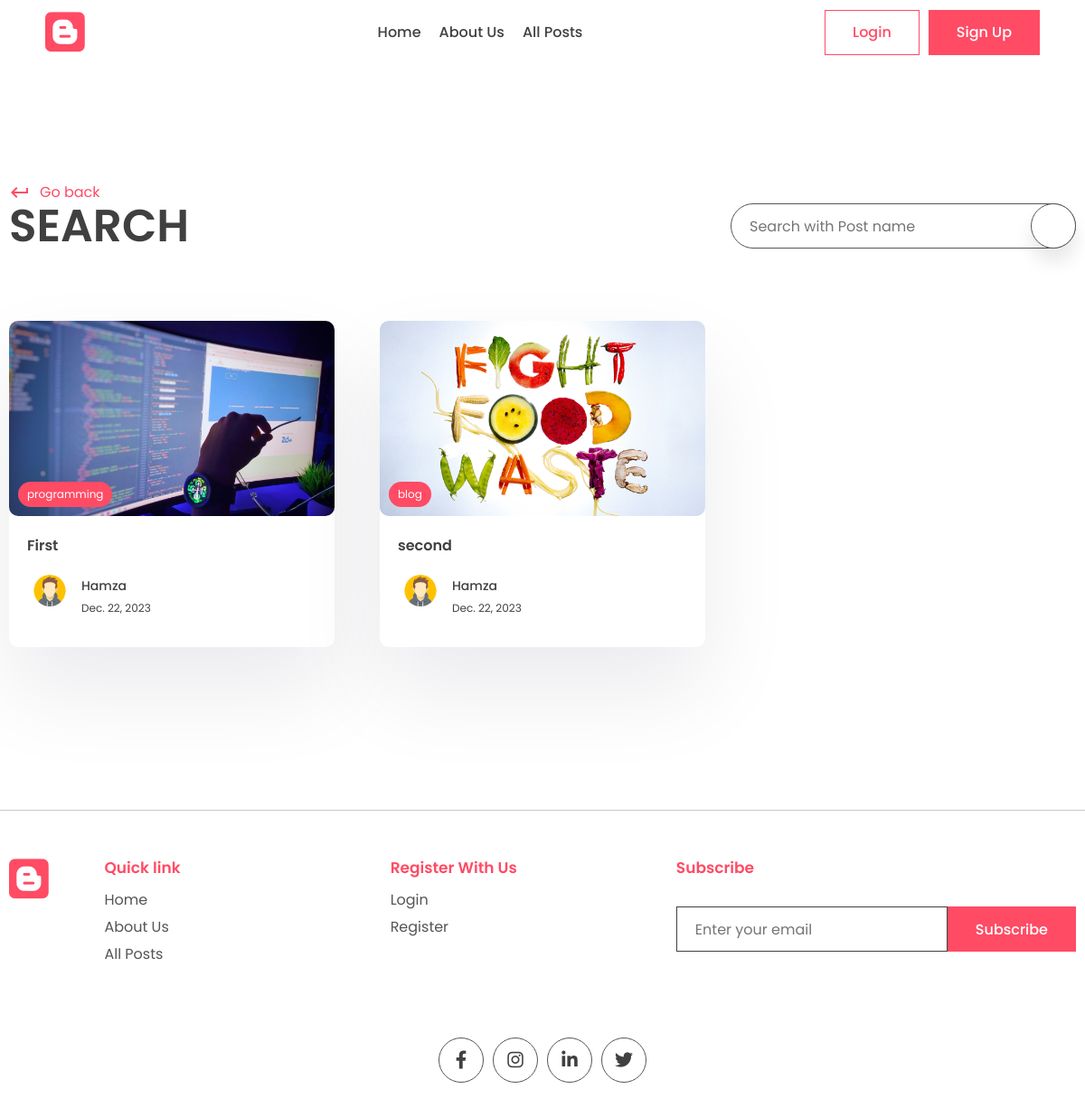
The app's page /search/ with its own data.
### firstapp/models.py (models this page shows, shortened)
class Post(models.Model):
    title = models.CharField(max_length= 200)
    content = models.TextField()
    last_updated = models.DateTimeField(auto_now = True)
    slug = models.SlugField(max_length = 200, unique= True)
    image = models.ImageField(null=True, blank=True, upload_to="images/")
    tags = models.ManyToManyField(Tag, blank=True, related_name='post')
    view_count = models.IntegerField(null=True, blank=True)
    is_featured = models.BooleanField(default =False)
    author = models.ForeignKey(User, on_delete =models.CASCADE, null=True,blank=True)
    bookmarks = models.ManyToManyField(User,related_name='bookmarks', default=None, blank=True)
    likes = models.ManyToManyField(User,related_name='post_like', default=None, blank=True)

class Tag(models.Model):
    name = models.CharField(max_length = 100)
    description = models.CharField(max_length = 100)
    slug = models.SlugField(max_length=200, unique = True)

class Profile(models.Model):
    user = models.OneToOneField(User, on_delete=models.CASCADE)
    profile_image = models.ImageField(null=True, blank=True, upload_to="images/")
    slug = models.SlugField(max_length=200, unique=True)
    bio = models.CharField(max_length=200)

### firstapp/views.py (the view)
# urls.py: path('search/',views.search_posts,name='search'),
def search_posts(request):
    search_query = ''
    if request.GET.get('q'):
        search_query= request.GET.get('q')
    posts = Post.objects.filter(title__icontains=search_query)
    print("Search : ", search_query)
    context = {'posts':posts, 'search_query':search_query}
    return render(request,'firstapp/search.html',context )

### firstapp/templates/firstapp/search.html (shortened to what this page needs)
{% extends "base.html" %}
{% block content %}
    <main>
      <div class="container">
        <div class="page-top">
          <div class="top flex">
            <div class="page-name">
              <br>
              <br>
              <br>
              <br>
              <br>
              <a href="/" class="learn">
                <span class="material-icons"> keyboard_return </span> Go back
              </a>
              <h1>Search</h1>
            </div>
            <form class="search-bar s-active" method='GET'>
              <input type="text" placeholder="Search with Post name" name="q" value={{search_query}}>
              <button type='submit' class="animated-search">
              </button>
            </form>
          </div>
        </div>
      </div>
    </main>
    <section class="sp">
      <div class="container">
        <div class="grid">
            {% for post in posts %}
          <a href="#">
            <div class="card">
              <div class="post-img">
                <img src="{{post.image.url}}" alt="" />
                <div class="tag">{{post.tags.all.0.name}}</div>
              </div>
              <div class="card-content">
                <h3>
                  {{post.title}}
                </h3>
                <div class="author">
                  <div class="profile-pic">
                    <img src="{{post.author.profile.profile_image.url}}" alt="" />
                  </div>
                  <div class="details">
                    <p>{{post.author.first_name}}</p>
                    <small>{{post.last_updated|date}}</small>
                  </div>
                </div>
              </div>
            </div>
          </a>
          {% endfor %}
        </div>
      </div>
    </section>
{% endblock content%}

### firstapp/static/app/style.css (style rules this page uses)
* { margin: 0; padding: 0; box-sizing: border-box; text-decoration: none; border: none; outline: none; list-style: none; font-family: "Poppins", sans-serif; color: var(--black); }
:root { --red: #ff4b64; --black: #404040; --des: #555555; --shadow: #ffffff1a 0px 1px 1px 0px inset, #32325d40 0px 50px 100px -20px, #0000004d 0px 30px 60px -30px; --shadow2: rgba(17, 12, 46, 0.084) 0px 48px 100px 0px; }
html { font-size: 62.5%; }
[class*="grid"] { display: grid; }
img { width: 100%; }
.container { max-width: 1220px; margin: auto; padding: 0 10px; }
p, a { font-size: 1.6rem; color: var(--des); }
input, textarea { font-size: 1.6rem; color: var(--black); }
.search-bar, .animated-search { width: 5rem; aspect-ratio: 1/1; border: 1px solid var(--des); border-radius: 50%; display: flex; align-items: center; justify-content: center; background: white; box-shadow: 0 15px 20px #00000018; cursor: pointer; margin-top: 10rem; z-index: 2; }
.search-bar input { display: none; }
.search-bar { box-shadow: unset; border: none; }
.search-bar .animated-search { margin-top: 0; }
.s-active { width: fit-content; border-radius: 5rem; height: 5rem; aspect-ratio: unset; position: relative; padding: 0 6rem; padding-left: 2rem; border: 1px solid var(--des); }
.s-active input { width: 30rem; font-style: 1.6rem; height: calc(100% - 2px); display: block; }
.s-active .animated-search { position: absolute !important; top: 50%; transform: translateY(-50%); right: -1px; }
.sp { padding: 8rem 0; }
.post-img { height: 40rem; width: 100%; overflow: hidden; border-radius: 1rem; }
.post-img img { height: 100%; object-fit: cover; object-position: center; }
.learn { display: flex; align-items: center; gap: 1rem; color: var(--red); margin-top: 2rem; }
.learn span { color: #ff4b64; }
.card { background: white; box-shadow: var(--shadow2); border-radius: 1rem; cursor: pointer; transition: 0.3s; }
.post-img { position: relative; }
.tag { position: absolute; bottom: 1rem; left: 1rem; background: var(--red); color: white; border-radius: 5rem; padding: 0.5rem 1rem; font-size: 1.2rem; }
.card-content { padding: 2rem; padding-bottom: 3rem; }
.card h3 { font-size: 1.6rem; font-weight: 600; }
.card .post-img { width: 100%; height: unset; aspect-ratio: 1/0.6; }
.author { display: flex; align-items: center; gap: 1rem; margin-top: 2rem; }
.profile-pic { width: 5rem; aspect-ratio: 1/1; border-radius: 50%; overflow: hidden; }
.author p { color: var(--black); font-weight: 500; font-size: 1.4rem; }
.author small { color: var(--black); font-size: 1.2rem; }
.page-name h1 { font-size: 5rem; text-transform: uppercase; font-weight: 600; line-height: 5rem; }
.flex { display: flex; align-items: flex-end; justify-content: space-between; }
.flex .search-bar { margin-top: 0; }
.grid { grid-template-columns: repeat(3, 1fr); gap: 5rem; }
main { padding-top: 10rem !important; }

### records on screen
Post: image (picture), tags.all.0.name "programming", title "First", author.profile.profile_image (picture), author.first_name "Hamza", last_updated "Dec. 22, 2023"
Post: image (picture), tags.all.0.name "blog", title "second", author.profile.profile_image (picture), author.first_name "Hamza", last_updated "Dec. 22, 2023"
